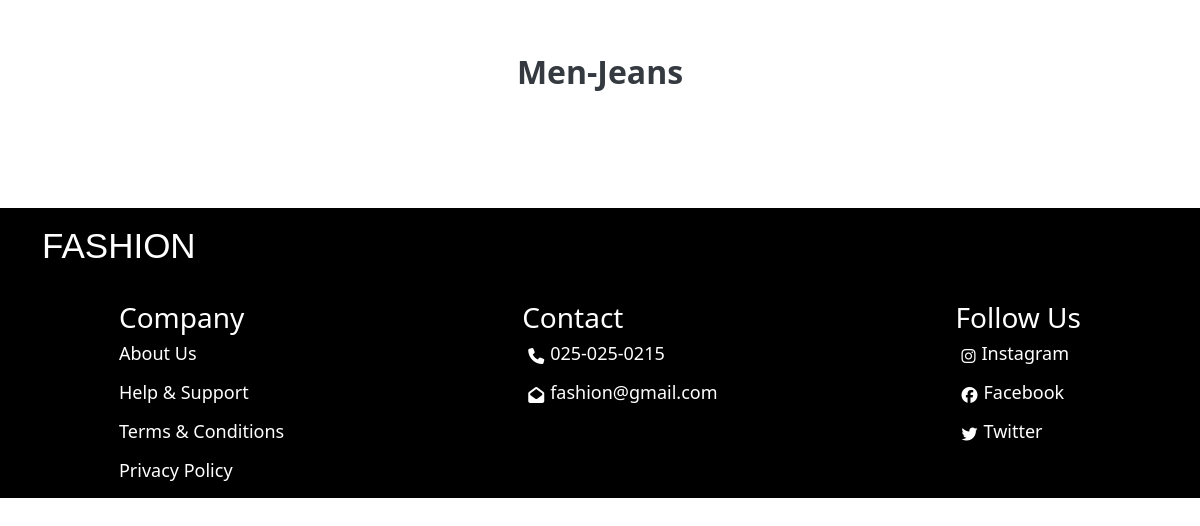
/jeansm, run on an earlier commit of the app's database.
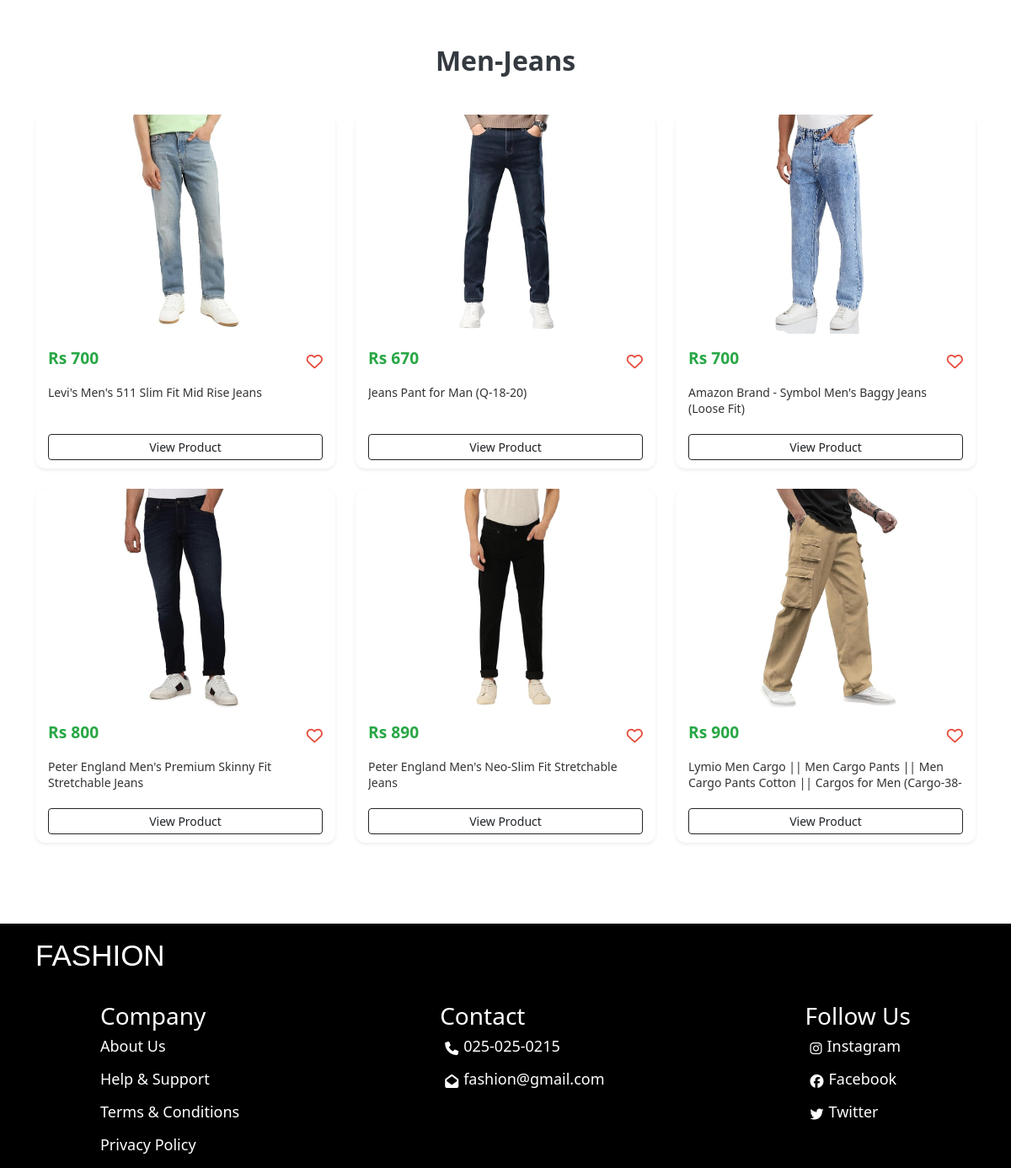
And on a later commit of the database.
### clothes/models.py (models this page shows)
class clothes(models.Model):
    clothname = models.CharField(max_length=100)
    clothprice = models.IntegerField()
    clothescat = models.CharField(choices=category,max_length=200)
    clothesdesc = models.TextField()
    clothimg = models.ImageField()

### clothes/views.py (the view)
# urls.py: path('jeansm', views.jeansm),
def jeansm(req):
    db = clothes.objects.filter(clothescat='jeansm').values()
    cd = list(db)
    return render(req, 'jeansm.html',context={'data':cd})

### clothes/templates/jeansm.html (shortened to what this page needs)
{% load static %}
<!DOCTYPE html>
<html lang="en">
<head>
    <link href="https://cdn.jsdelivr.net/npm/bootstrap@5.3.3/dist/css/bootstrap.min.css" rel="stylesheet">
    <link rel="stylesheet" href="https://cdnjs.cloudflare.com/ajax/libs/font-awesome/6.6.0/css/all.min.css" />
    <link rel="stylesheet" href={% static 'styles.css' %}>
</head>
<body>
      <div class="container py-5">
        <div class="store-header">Men-Jeans</div>
        <div class="row g-4">
          {% for i in data %}
          <div class="col-lg-4 col-md-6 col-sm-12">
            <div class="product-card shadow-sm">
              <div class="image-wrapper">
                <img src="{% static 'clothimg/' %}{{ i.clothimg }}" alt="Product" class="product-image">
              </div>
              <div class="card-body">
                <div class="d-flex justify-content-between align-items-center mb-2">
                  <span class="product-price">Rs {{ i.clothprice }}</span>
                  <i class="fa-regular fa-heart like-icon"></i>
                </div>
                <p class="product-title">
                  {{ i.clothname }}
                </p>
                <a href="#" class="btn btn-outline-dark btn-sm mt-2 w-100">View Product</a>
              </div>
            </div>
          </div>
          {% endfor %}
        </div>
      </div>
      <div class="downpart" style="margin-top: 4%;">
        <div class="sc d-flex" style="margin-left: 30px; padding: 12px">
            <p class="logo">FASHION</p>
        </div>
        <div class="down">
            <div class="infoserv">
                <h3>Company</h3>
                <div class="sa">
                    <a href="about">
                        <p>About Us</p>
                    </a>
                    <a href="help">
                        <p>Help & Support</p>
                    </a>
                    <a href="term">
                        <p>Terms & Conditions</p>
                    </a>
                    <a href="privacy">
                        <p>Privacy Policy</p>
                    </a>
                </div>
            </div>
            <div class="contact">
                <h3>Contact</h3>
                <div class="sa">
                    <div class="sso d-flex">
                        <i class="fa-solid fa-phone"></i>
                        <p>025-025-0215</p>
                    </div>
                    <div class="sso d-flex">
                        <i class="fa-solid fa-envelope-open"></i>
                        <p>fashion@gmail.com</p>
                    </div>
                </div>
            </div>
            <div class="social">
                <h3>Follow Us</h3>
                <div class="sa sss">
                    <a href="https://www.instagram.com/accounts/login/?hl=en" style="text-decoration: none; color: white">
                        <div class="sso d-flex">
                            <i class="fa-brands fa-instagram"></i>
                            <p>Instagram</p>
                        </div>
                    </a>
                    <a href="https://www.facebook.com/" style="text-decoration: none; color: white">
                        <div class="sso d-flex">
                            <i class="fa-brands fa-facebook"></i>
                            <p>Facebook</p>
                        </div>
                    </a>
                    <a href="https://x.com/login" style="text-decoration: none; color: white">
                        <div class="sso d-flex">
                            <i class="fa-brands fa-twitter"></i>
                            <p>Twitter</p>
                        </div>
                    </a>
                </div>
            </div>
        </div>
    </div>
</body>
</html>

What changed in the data, as far as the page shows it:
added clothes: clothimg (picture), clothprice "700", clothname "Levi's Men's 511 Slim Fit Mid Rise Jeans"
added clothes: clothimg (picture), clothprice "670", clothname "Jeans Pant for Man (Q-18-20)"
added clothes: clothimg (picture), clothprice "700", clothname "Amazon Brand - Symbol Men's Baggy Jeans (Loose Fit)"
added clothes: clothimg (picture), clothprice "800", clothname "Peter England Men's Premium Skinny Fit Stretchable Jeans"
added clothes: clothimg (picture), clothprice "890", clothname "Peter England Men's Neo-Slim Fit Stretchable Jeans"
added clothes: clothimg (picture), clothprice "900", clothname "Lymio Men Cargo || Men Cargo Pants || Men Cargo Pants Cotton || Cargos for Men…"
